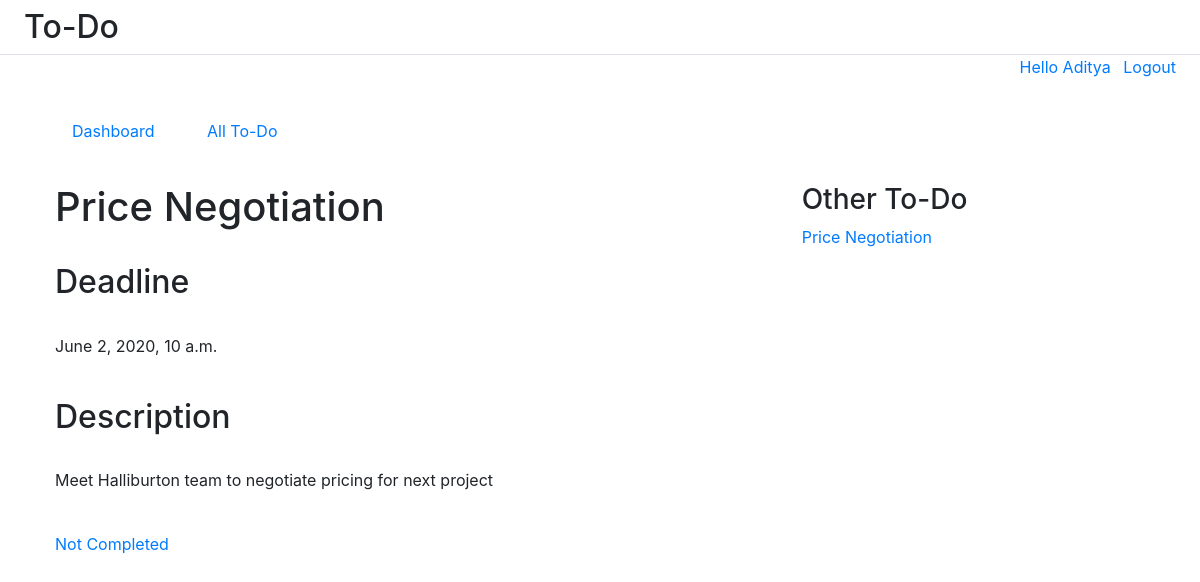
The page /tasks/3 (signed in) on the database its author committed.
### todoapp/models.py (models this page shows, shortened)
class Task(TimeStampedModel):
    STATUSES = (
        (0, 'Not Completed'),
        (1, 'Completed'),
    )
    title = models.CharField(max_length=200)
    description = models.TextField()
    deadline = models.DateTimeField()
    status = models.PositiveSmallIntegerField(choices=STATUSES, default=0)

### todoapp/views.py (the view)
# urls.py: path('tasks/<int:pk>', TaskDetailView.as_view(), name='task-detail'),
class TaskDetailView(LoginRequiredMixin,DetailView):
    model = Task
    template_name = 'task/task_detail.html'

### templates/task/task_detail.html
{% extends 'base.html' %}
{% block content %}
<div class="container">
    <div class="row">
        <div class="col-8">
            <h1>{{task.title}}</h1>
                    <h2 class="py-4">Deadline</h2>
                    <p>{{task.deadline}}</p>
                    <h2 class="py-4">Description</h2>
                    <p>{{task.description}}</p>
                    <p class="py-4"><a href="#">{{task.get_status_display}}</a></p>
        </div>
        <div class="col-4">
                <h3 class="text-rigth">Other To-Do</h3>
                <ul class="list-unstyled">
                        <li><a href="#">{{object.title}}</a></li>
                </ul>
        </div>
    </div>
</div>
{% endblock content %}

### templates/base.html (shortened to what this page needs)
<!DOCTYPE html>
<html lang="en">
<head>
    <link rel="stylesheet" href="https://stackpath.bootstrapcdn.com/bootstrap/4.4.1/css/bootstrap.min.css">
</head>
<body>
    <div>
        <div class="col mt-2 px-4  border-bottom">
            <h2>To-Do</h2>
        </div>
        <div class="pl-4 mx-4 text-right">
            <ul class="list-inline">
                {% if user.is_authenticated %}
                   <li class="list-inline-item"><a href="#">Hello {{user.first_name}}</a></li>
                   <li class="list-inline-item"><a href="{% url 'logout' %}">Logout</a></li>
                {% else %}
                   <li class="list-inline-item"><a href="{% url 'signup' %}">SignUp</a></li>
               {% endif %}
            </ul>
        </div>
        <div class="row mx-4 p-4">
            <ul class="list-inline">
                {% if user.is_authenticated %}
                   <li class="list-inline-item mx-4"><a href="{% url 'dashboard' %}">Dashboard</a></li>
                   <li class="list-inline-item mx-4"><a href="{% url 'task-list' %}">All To-Do</a></li>
                {% else %}
                   <li class="list-inline-item"><a href="#"></a></li>
                {% endif %}
            </ul>
        </div>
    </div>
    <div class="container_fluid px-3 mx-4">
        {% block content %}{% endblock %}
    </div>
</body>
</html>

### rows shown on the page
Task: title "Price Negotiation", deadline "June 2, 2020, 10 a.m.", description "Meet Halliburton team to negotiate pricing for next project", status "Not Completed"

### other values the page prints
{{ user.first_name }} "Aditya"
